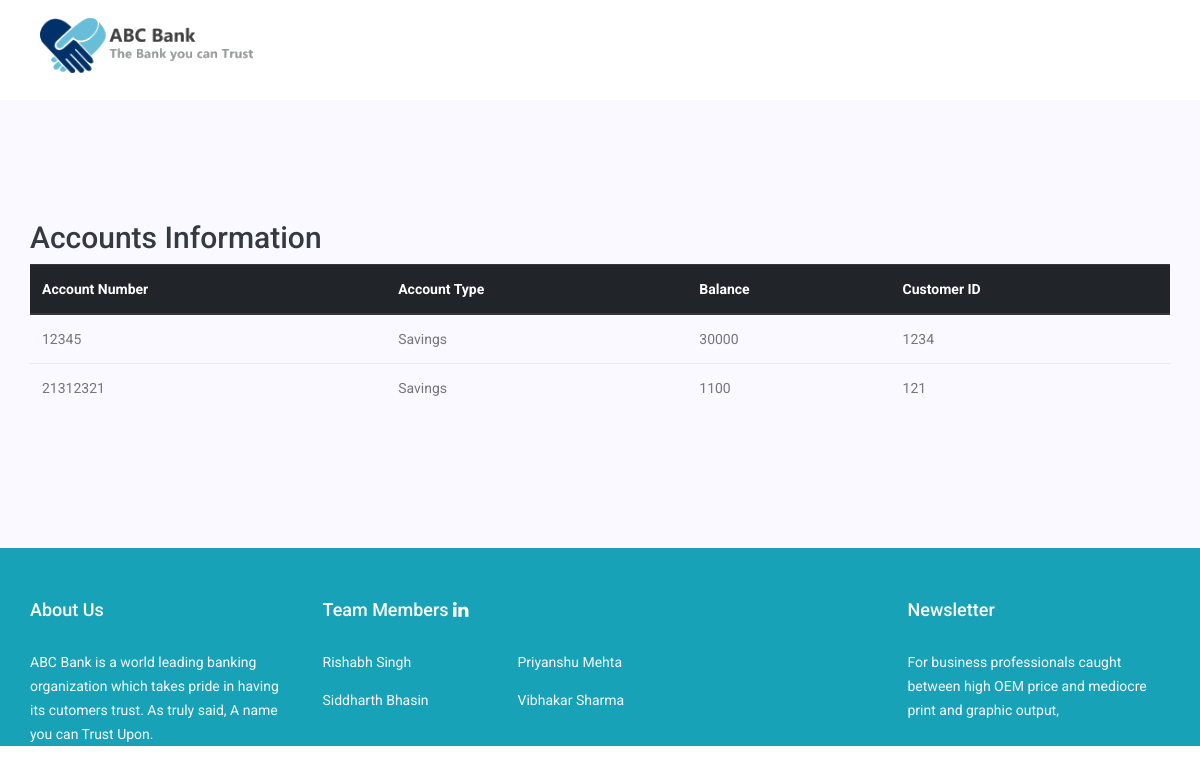
The app's page /showaccounts, older data.
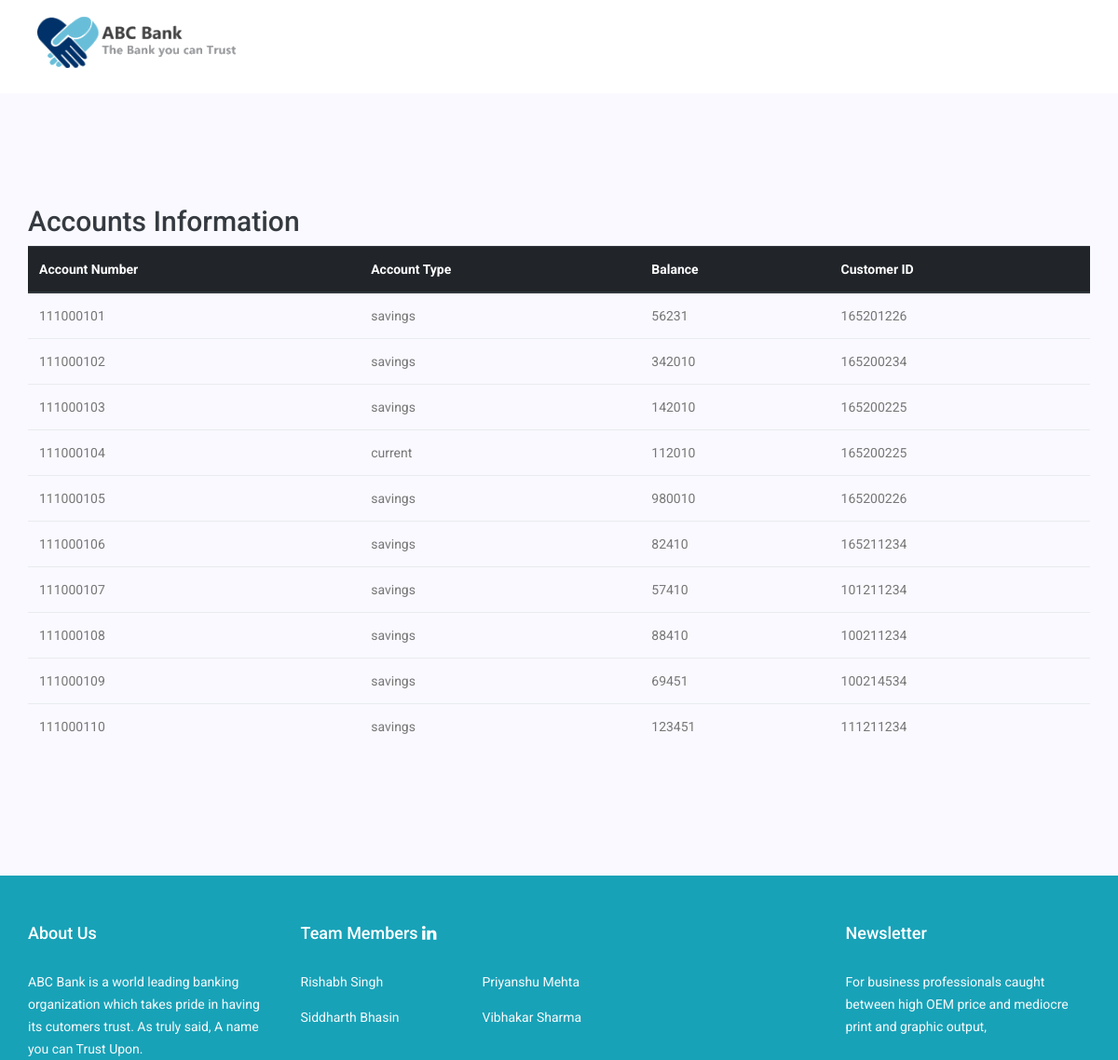
The same page, newer data.
### application/models.py (models this page shows, shortened)
class Accounts(db.Model):
    acc_number = db.Column(db.Integer(), primary_key=True)
    acc_type = db.Column(db.String())
    balance = db.Column(db.Integer)
    cust_id = db.Column(db.Integer, db.ForeignKey('transaction.cust_id'))

### application/routes.py (the view)
@app.route('/showaccounts')
def showaccounts():
    return render_template('showaccounts.html', accounts=Accounts.query.all())

### application/templates/showaccounts.html
{% include 'includes/header.html' %}
 <section class="feature_area p_120">
    <div class="container">
            <h2 class="text-dark">Accounts Information</h2>
            <table class="table">
                <thead class="thead-dark">
                  <tr>
                    <th scope="col">Account Number</th>
                    <th scope="col">Account Type</th>
                    <th scope="col">Balance</th>
                    <th scope="col">Customer ID</th>
                  </tr>
                </thead>
                <tbody>
                  {% for acc in accounts %}
                    <tr>
                      <td>{{ acc.acc_number }}</td>
                      <td>{{ acc.acc_type }}</td>
                      <td>{{ acc.balance }}</td>
                      <td>{{ acc.cust_id }}</td>
                    </tr>
                  {% endfor %}
                </tbody>
              </table>
    </div>
</section>
  {%  include 'includes/footer.html'%}

### application/templates/includes/header.html (shortened to what this page needs)
<!doctype html>
<html lang="en">
    <head>
        <link rel="stylesheet" href="{{ url_for('static', filename='css/bootstrap.css') }}">
        <link rel="stylesheet" href="{{ url_for('static', filename='vendors/linericon/style.css')}}">
        <link rel="stylesheet" href="{{url_for('static', filename='/css/font-awesome.min.css')}}">
        <link rel="stylesheet" href="{{ url_for('static', filename='vendors/owl-carousel/owl.carousel.min.css')}}">
        <link rel="stylesheet" href="{{ url_for('static', filename='vendors/lightbox/simpleLightbox.css')}}">
        <link rel="stylesheet" href="{{ url_for('static', filename='vendors/nice-select/css/nice-select.css')}}">
        <link rel="stylesheet" href="{{ url_for('static', filename='vendors/animate-css/animate.css')}}">
        <link rel="stylesheet" href="{{ url_for('static', filename='css/style.css') }}">
        <link rel="stylesheet" href="{{ url_for('static', filename='css/responsive.css') }}">
    </head>
    <body>
<header class="header_area">
    <div class="main_menu">
        <nav class="navbar navbar-expand-lg navbar-light bg-white fixed-top">
            <div class="container box_1620">
                <a class="navbar-brand logo_h" href="#"><img src="{{url_for('static', filename='img/logo1.png')}}" alt=""></a>
            </div>
        </nav>
    </div>
</header>

### application/templates/includes/footer.html (shortened to what this page needs)
<footer class="footer-area section_gap bg-info">
    <div class="container">
        <div class="row">
            <div class="col-lg-3  col-md-3 col-sm-3">
                <div class="single-footer-widget">
                    <h6 class="footer_title">About Us</h6>
                    <p class="text-light">ABC Bank is a world leading banking organization which takes pride in having its cutomers trust. As truly said, A name you can Trust Upon.</p>
                </div>
            </div>
            <div class="col-lg-6 col-md-6 col-sm-6">
                <div class="single-footer-widget">
                    <h6 class="footer_title">Team Members  <i class="fa fa-linkedin" aria-hidden="true"></i></h6>
                    <div class="row">
                        <div class="col-4">
                            <ul class="list">
                                <li><a href="https://www.linkedin.com/in/rishabh-singh-28a58b153" class ="text-light">Rishabh Singh </a></li>
                                <li><a href="https://www.linkedin.com/in/siddharth-bhasin-5b015595" class ="text-light">Siddharth Bhasin</a></li>
                            </ul>
                        </div>
                        <div class="col-4">
                            <ul class="list text-light">
                                <li><a href="https://www.linkedin.com/in/priyanshu7m/" class ="text-light">Priyanshu Mehta</a></li>
                                <li><a href="https://www.linkedin.com/in/vibhakarsharma/" class ="text-light">Vibhakar Sharma</a></li>
                            </ul>
                        </div>
                    </div>
                </div>
            </div>
            <div class="col-lg-3 col-md-3 col-sm-3">
                <div class="single-footer-widget">
                    <h6 class="footer_title">Newsletter</h6>
                    <p class="text-light">For business professionals caught between high OEM price and mediocre print and graphic output, </p>
                    </div>
                </div>
            </div>
        </div>
</footer>
</body>
</html>

Row changes from the older to the newer data that the page shows:
removed Accounts: acc_number "12345", acc_type "Savings", balance "30000", cust_id "1234"
removed Accounts: acc_number "21312321", acc_type "Savings", balance "1100", cust_id "121"
added Accounts: acc_number "111000101", acc_type "savings", balance "56231", cust_id "165201226"
added Accounts: acc_number "111000102", acc_type "savings", balance "342010", cust_id "165200234"
added Accounts: acc_number "111000103", acc_type "savings", balance "142010", cust_id "165200225"
added Accounts: acc_number "111000104", acc_type "current", balance "112010", cust_id "165200225"
added Accounts: acc_number "111000105", acc_type "savings", balance "980010", cust_id "165200226"
added Accounts: acc_number "111000106", acc_type "savings", balance "82410", cust_id "165211234"
added Accounts: acc_number "111000107", acc_type "savings", balance "57410", cust_id "101211234"
added Accounts: acc_number "111000108", acc_type "savings", balance "88410", cust_id "100211234"
added Accounts: acc_number "111000109", acc_type "savings", balance "69451", cust_id "100214534"
added Accounts: acc_number "111000110", acc_type "savings", balance "123451", cust_id "111211234"
